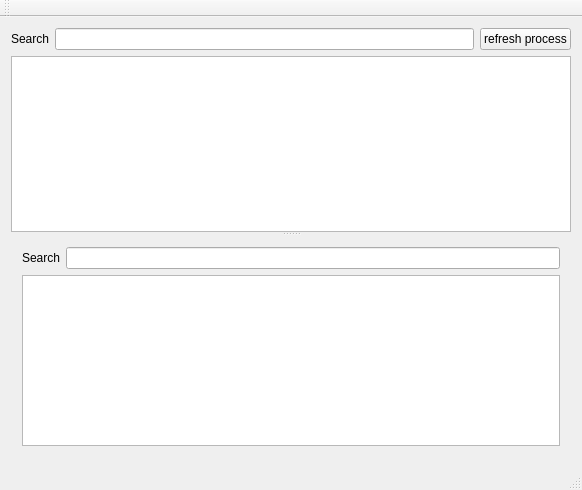
<?xml version="1.0" encoding="UTF-8"?>
<ui version="4.0">
 <class>ProcessLoadModuleInforClass</class>
 <widget class="QMainWindow" name="ProcessLoadModuleInforClass">
  <property name="geometry">
   <rect>
    <x>0</x>
    <y>0</y>
    <width>582</width>
    <height>490</height>
   </rect>
  </property>
  <property name="windowTitle">
   <string>ProcessLoadModuleInfor</string>
  </property>
  <widget class="QWidget" name="centralWidget">
   <layout class="QGridLayout" name="gridLayout">
    <item row="0" column="0">
     <layout class="QHBoxLayout" name="horizontalLayout">
      <item>
       <widget class="QLabel" name="label_2">
        <property name="text">
         <string>Search</string>
        </property>
       </widget>
      </item>
      <item>
       <widget class="QLineEdit" name="lineEdit_searchProcess"/>
      </item>
      <item>
       <widget class="QPushButton" name="update_pushButton">
        <property name="text">
         <string>refresh process</string>
        </property>
       </widget>
      </item>
     </layout>
    </item>
    <item row="1" column="0">
     <widget class="QSplitter" name="splitter">
      <property name="orientation">
       <enum>Qt::Vertical</enum>
      </property>
      <widget class="QTableView" name="process_tableView"/>
      <widget class="QWidget" name="layoutWidget">
       <layout class="QVBoxLayout" name="verticalLayout">
        <item>
         <layout class="QHBoxLayout" name="horizontalLayout_2">
          <item>
           <widget class="QLabel" name="label">
            <property name="text">
             <string>Search</string>
            </property>
           </widget>
          </item>
          <item>
           <widget class="QLineEdit" name="lineEdit_lineEdit_searchModule"/>
          </item>
         </layout>
        </item>
        <item>
         <widget class="QTableView" name="moduleInformation_tableView"/>
        </item>
       </layout>
      </widget>
     </widget>
    </item>
   </layout>
  </widget>
  <widget class="QMenuBar" name="menuBar">
   <property name="geometry">
    <rect>
     <x>0</x>
     <y>0</y>
     <width>582</width>
     <height>23</height>
    </rect>
   </property>
  </widget>
  <widget class="QToolBar" name="mainToolBar">
   <attribute name="toolBarArea">
    <enum>TopToolBarArea</enum>
   </attribute>
   <attribute name="toolBarBreak">
    <bool>false</bool>
   </attribute>
  </widget>
  <widget class="QStatusBar" name="statusBar"/>
 </widget>
 <layoutdefault spacing="6" margin="11"/>
 <resources>
  <include location="processloadmoduleinfor.qrc"/>
 </resources>
 <connections/>
</ui>
